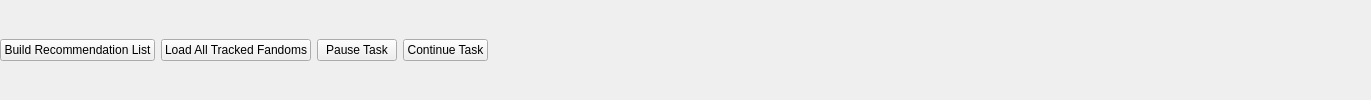
               <widget class="QWidget" name="wdgLower" native="true">
                <property name="sizePolicy">
                 <sizepolicy hsizetype="Ignored" vsizetype="Preferred">
                  <horstretch>0</horstretch>
                  <verstretch>0</verstretch>
                 </sizepolicy>
                </property>
                <property name="minimumSize">
                 <size>
                  <width>0</width>
                  <height>0</height>
                 </size>
                </property>
                <layout class="QGridLayout" name="gridLayout_16">
                 <property name="leftMargin">
                  <number>0</number>
                 </property>
                 <property name="topMargin">
                  <number>0</number>
                 </property>
                 <property name="rightMargin">
                  <number>0</number>
                 </property>
                 <property name="bottomMargin">
                  <number>0</number>
                 </property>
                 <item row="0" column="5">
                  <spacer name="horizontalSpacer_6">
                   <property name="orientation">
                    <enum>Qt::Horizontal</enum>
                   </property>
                   <property name="sizeHint" stdset="0">
                    <size>
                     <width>883</width>
                     <height>20</height>
                    </size>
                   </property>
                  </spacer>
                 </item>
                 <item row="0" column="1">
                  <widget class="QPushButton" name="pbLoadTrackedFandoms">
                   <property name="minimumSize">
                    <size>
                     <width>0</width>
                     <height>0</height>
                    </size>
                   </property>
                   <property name="maximumSize">
                    <size>
                     <width>231231</width>
                     <height>16777215</height>
                    </size>
                   </property>
                   <property name="toolTip">
                    <string>&lt;html&gt;&lt;head/&gt;&lt;body&gt;&lt;p&gt;Will load all the updates for the fandoms you've set as &amp;quot;Track&amp;quot; above.&lt;/p&gt;&lt;/body&gt;&lt;/html&gt;</string>
                   </property>
                   <property name="text">
                    <string>Load All Tracked Fandoms</string>
                   </property>
                  </widget>
                 </item>
                 <item row="0" column="2">
                  <widget class="QPushButton" name="pbPauseTask">
                   <property name="text">
                    <string>Pause Task</string>
                   </property>
                  </widget>
                 </item>
                 <item row="0" column="0">
                  <widget class="QPushButton" name="pbReprocessAuthors">
                   <property name="text">
                    <string>Build Recommendation List</string>
                   </property>
                  </widget>
                 </item>
                 <item row="0" column="3">
                  <widget class="QPushButton" name="pbContinueTask">
                   <property name="text">
                    <string>Continue Task</string>
                   </property>
                  </widget>
                 </item>
                </layout>
               </widget>
